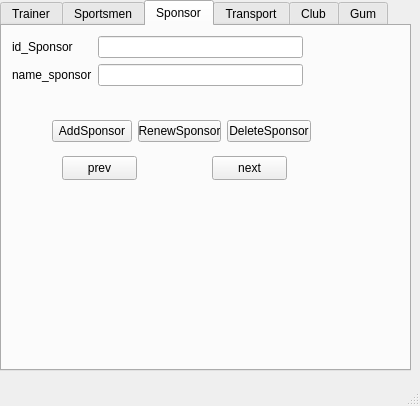
<?xml version="1.0" encoding="UTF-8"?>
<ui version="4.0">
 <class>MainWindow</class>
 <widget class="QMainWindow" name="MainWindow">
  <property name="geometry">
   <rect>
    <x>0</x>
    <y>0</y>
    <width>420</width>
    <height>406</height>
   </rect>
  </property>
  <property name="windowTitle">
   <string>MainWindow</string>
  </property>
  <widget class="QWidget" name="centralwidget">
   <widget class="QTabWidget" name="tabWidget">
    <property name="geometry">
     <rect>
      <x>0</x>
      <y>0</y>
      <width>411</width>
      <height>371</height>
     </rect>
    </property>
    <property name="currentIndex">
     <number>2</number>
    </property>
    <widget class="QWidget" name="tab">
     <attribute name="title">
      <string>Trainer</string>
     </attribute>
     <widget class="QWidget" name="formLayoutWidget_2">
      <property name="geometry">
       <rect>
        <x>10</x>
        <y>10</y>
        <width>291</width>
        <height>201</height>
       </rect>
      </property>
      <layout class="QFormLayout" name="formLayout_2">
       <item row="1" column="0">
        <widget class="QLabel" name="label">
         <property name="text">
          <string>lastname_tr</string>
         </property>
        </widget>
       </item>
       <item row="0" column="0">
        <widget class="QLabel" name="label_5">
         <property name="text">
          <string>idTreiner</string>
         </property>
        </widget>
       </item>
       <item row="0" column="1">
        <widget class="QLineEdit" name="lineEdit">
         <property name="readOnly">
          <bool>true</bool>
         </property>
        </widget>
       </item>
       <item row="1" column="1">
        <widget class="QLineEdit" name="lineEdit_2"/>
       </item>
       <item row="2" column="1">
        <widget class="QLineEdit" name="lineEdit_3"/>
       </item>
       <item row="3" column="1">
        <widget class="QLineEdit" name="lineEdit_4"/>
       </item>
       <item row="4" column="1">
        <widget class="QLineEdit" name="lineEdit_5"/>
       </item>
       <item row="2" column="0">
        <widget class="QLabel" name="label_2">
         <property name="text">
          <string>firstname_tr</string>
         </property>
        </widget>
       </item>
       <item row="3" column="0">
        <widget class="QLabel" name="label_3">
         <property name="text">
          <string>year_of_birth_tr</string>
         </property>
        </widget>
       </item>
       <item row="4" column="0">
        <widget class="QLabel" name="label_4">
         <property name="text">
          <string>rank</string>
         </property>
        </widget>
       </item>
      </layout>
     </widget>
     <widget class="QWidget" name="gridLayoutWidget">
      <property name="geometry">
       <rect>
        <x>50</x>
        <y>220</y>
        <width>243</width>
        <height>41</height>
       </rect>
      </property>
      <layout class="QGridLayout" name="gridLayout">
       <item row="0" column="1">
        <widget class="QPushButton" name="pushButton_2">
         <property name="text">
          <string>RenewTreiner</string>
         </property>
        </widget>
       </item>
       <item row="0" column="2">
        <widget class="QPushButton" name="pushButton">
         <property name="text">
          <string>DeleteTreiner</string>
         </property>
        </widget>
       </item>
       <item row="0" column="0">
        <widget class="QPushButton" name="pushButton_3">
         <property name="text">
          <string>AddTreiner</string>
         </property>
        </widget>
       </item>
      </layout>
     </widget>
     <widget class="QPushButton" name="pushButton_19">
      <property name="geometry">
       <rect>
        <x>50</x>
        <y>280</y>
        <width>75</width>
        <height>24</height>
       </rect>
      </property>
      <property name="text">
       <string>prev</string>
      </property>
     </widget>
     <widget class="QPushButton" name="pushButton_20">
      <property name="geometry">
       <rect>
        <x>190</x>
        <y>280</y>
        <width>75</width>
        <height>24</height>
       </rect>
      </property>
      <property name="text">
       <string>next</string>
      </property>
     </widget>
    </widget>
    <widget class="QWidget" name="tab_2">
     <attribute name="title">
      <string>Sportsmen</string>
     </attribute>
     <widget class="QWidget" name="gridLayoutWidget_2">
      <property name="geometry">
       <rect>
        <x>60</x>
        <y>260</y>
        <width>255</width>
        <height>41</height>
       </rect>
      </property>
      <layout class="QGridLayout" name="gridLayout_2">
       <item row="0" column="1">
        <widget class="QPushButton" name="pushButton_5">
         <property name="text">
          <string>RenewTreiner</string>
         </property>
        </widget>
       </item>
       <item row="0" column="0">
        <widget class="QPushButton" name="pushButton_4">
         <property name="text">
          <string>AddSportsmen</string>
         </property>
        </widget>
       </item>
       <item row="0" column="2">
        <widget class="QPushButton" name="pushButton_6">
         <property name="text">
          <string>DeleteTreiner</string>
         </property>
        </widget>
       </item>
      </layout>
     </widget>
     <widget class="QWidget" name="formLayoutWidget_3">
      <property name="geometry">
       <rect>
        <x>10</x>
        <y>10</y>
        <width>291</width>
        <height>248</height>
       </rect>
      </property>
      <layout class="QFormLayout" name="formLayout_3">
       <item row="0" column="0">
        <widget class="QLabel" name="label_6">
         <property name="text">
          <string>idSportsmen</string>
         </property>
        </widget>
       </item>
       <item row="1" column="0">
        <widget class="QLabel" name="label_7">
         <property name="text">
          <string>lastname_sp</string>
         </property>
        </widget>
       </item>
       <item row="2" column="0">
        <widget class="QLabel" name="label_8">
         <property name="text">
          <string>firstname_sp</string>
         </property>
        </widget>
       </item>
       <item row="3" column="0">
        <widget class="QLabel" name="label_9">
         <property name="text">
          <string>role</string>
         </property>
        </widget>
       </item>
       <item row="4" column="0">
        <widget class="QLabel" name="label_10">
         <property name="text">
          <string>year_of_birth_sp</string>
         </property>
        </widget>
       </item>
       <item row="5" column="0">
        <widget class="QLabel" name="label_11">
         <property name="text">
          <string>height</string>
         </property>
        </widget>
       </item>
       <item row="6" column="0">
        <widget class="QLabel" name="label_12">
         <property name="text">
          <string>weight</string>
         </property>
        </widget>
       </item>
       <item row="7" column="0">
        <widget class="QLabel" name="label_13">
         <property name="text">
          <string>date_hw</string>
         </property>
        </widget>
       </item>
       <item row="8" column="0">
        <widget class="QLabel" name="label_14">
         <property name="text">
          <string>number</string>
         </property>
        </widget>
       </item>
       <item row="0" column="1">
        <widget class="QLineEdit" name="lineEdit_6">
         <property name="readOnly">
          <bool>true</bool>
         </property>
        </widget>
       </item>
       <item row="1" column="1">
        <widget class="QLineEdit" name="lineEdit_7"/>
       </item>
       <item row="2" column="1">
        <widget class="QLineEdit" name="lineEdit_8"/>
       </item>
       <item row="3" column="1">
        <widget class="QLineEdit" name="lineEdit_9"/>
       </item>
       <item row="4" column="1">
        <widget class="QLineEdit" name="lineEdit_10"/>
       </item>
       <item row="5" column="1">
        <widget class="QLineEdit" name="lineEdit_11"/>
       </item>
       <item row="6" column="1">
        <widget class="QLineEdit" name="lineEdit_12"/>
       </item>
       <item row="7" column="1">
        <widget class="QLineEdit" name="lineEdit_13"/>
       </item>
       <item row="8" column="1">
        <widget class="QLineEdit" name="lineEdit_14"/>
       </item>
      </layout>
     </widget>
     <widget class="QPushButton" name="pushButton_21">
      <property name="geometry">
       <rect>
        <x>70</x>
        <y>310</y>
        <width>75</width>
        <height>24</height>
       </rect>
      </property>
      <property name="text">
       <string>prev</string>
      </property>
     </widget>
     <widget class="QPushButton" name="pushButton_22">
      <property name="geometry">
       <rect>
        <x>220</x>
        <y>310</y>
        <width>75</width>
        <height>24</height>
       </rect>
      </property>
      <property name="text">
       <string>next</string>
      </property>
     </widget>
    </widget>
    <widget class="QWidget" name="tab_3">
     <attribute name="title">
      <string>Sponsor</string>
     </attribute>
     <widget class="QWidget" name="formLayoutWidget_6">
      <property name="geometry">
       <rect>
        <x>10</x>
        <y>10</y>
        <width>291</width>
        <height>61</height>
       </rect>
      </property>
      <layout class="QFormLayout" name="formLayout_6">
       <item row="0" column="0">
        <widget class="QLabel" name="label_34">
         <property name="text">
          <string>id_Sponsor</string>
         </property>
        </widget>
       </item>
       <item row="1" column="0">
        <widget class="QLabel" name="label_33">
         <property name="text">
          <string>name_sponsor</string>
         </property>
        </widget>
       </item>
       <item row="0" column="1">
        <widget class="QLineEdit" name="lineEdit_33">
         <property name="readOnly">
          <bool>false</bool>
         </property>
        </widget>
       </item>
       <item row="1" column="1">
        <widget class="QLineEdit" name="lineEdit_34"/>
       </item>
      </layout>
     </widget>
     <widget class="QWidget" name="gridLayoutWidget_6">
      <property name="geometry">
       <rect>
        <x>50</x>
        <y>90</y>
        <width>259</width>
        <height>31</height>
       </rect>
      </property>
      <layout class="QGridLayout" name="gridLayout_6">
       <item row="0" column="0">
        <widget class="QPushButton" name="pushButton_16">
         <property name="text">
          <string>AddSponsor</string>
         </property>
        </widget>
       </item>
       <item row="0" column="1">
        <widget class="QPushButton" name="pushButton_17">
         <property name="text">
          <string>RenewSponsor</string>
         </property>
        </widget>
       </item>
       <item row="0" column="2">
        <widget class="QPushButton" name="pushButton_18">
         <property name="text">
          <string>DeleteSponsor</string>
         </property>
        </widget>
       </item>
      </layout>
     </widget>
     <widget class="QPushButton" name="pushButton_23">
      <property name="geometry">
       <rect>
        <x>60</x>
        <y>130</y>
        <width>75</width>
        <height>24</height>
       </rect>
      </property>
      <property name="text">
       <string>prev</string>
      </property>
     </widget>
     <widget class="QPushButton" name="pushButton_24">
      <property name="geometry">
       <rect>
        <x>210</x>
        <y>130</y>
        <width>75</width>
        <height>24</height>
       </rect>
      </property>
      <property name="text">
       <string>next</string>
      </property>
     </widget>
    </widget>
    <widget class="QWidget" name="tab_4">
     <attribute name="title">
      <string>Transport</string>
     </attribute>
     <widget class="QWidget" name="gridLayoutWidget_5">
      <property name="geometry">
       <rect>
        <x>40</x>
        <y>100</y>
        <width>275</width>
        <height>41</height>
       </rect>
      </property>
      <layout class="QGridLayout" name="gridLayout_5">
       <item row="0" column="0">
        <widget class="QPushButton" name="pushButton_13">
         <property name="text">
          <string>AddTransport</string>
         </property>
        </widget>
       </item>
       <item row="0" column="1">
        <widget class="QPushButton" name="pushButton_14">
         <property name="text">
          <string>RenewTransport</string>
         </property>
        </widget>
       </item>
       <item row="0" column="2">
        <widget class="QPushButton" name="pushButton_15">
         <property name="text">
          <string>DeleteTransport</string>
         </property>
        </widget>
       </item>
      </layout>
     </widget>
     <widget class="QWidget" name="formLayoutWidget_5">
      <property name="geometry">
       <rect>
        <x>10</x>
        <y>10</y>
        <width>291</width>
        <height>80</height>
       </rect>
      </property>
      <layout class="QFormLayout" name="formLayout_5">
       <item row="0" column="0">
        <widget class="QLabel" name="label_30">
         <property name="text">
          <string>idTransport</string>
         </property>
        </widget>
       </item>
       <item row="1" column="0">
        <widget class="QLabel" name="label_31">
         <property name="text">
          <string>type</string>
         </property>
        </widget>
       </item>
       <item row="2" column="0">
        <widget class="QLabel" name="label_32">
         <property name="text">
          <string>capacity_tr</string>
         </property>
        </widget>
       </item>
       <item row="0" column="1">
        <widget class="QLineEdit" name="lineEdit_30">
         <property name="readOnly">
          <bool>true</bool>
         </property>
        </widget>
       </item>
       <item row="1" column="1">
        <widget class="QLineEdit" name="lineEdit_31"/>
       </item>
       <item row="2" column="1">
        <widget class="QLineEdit" name="lineEdit_32"/>
       </item>
      </layout>
     </widget>
     <widget class="QPushButton" name="pushButton_25">
      <property name="geometry">
       <rect>
        <x>50</x>
        <y>160</y>
        <width>75</width>
        <height>24</height>
       </rect>
      </property>
      <property name="text">
       <string>prev</string>
      </property>
     </widget>
     <widget class="QPushButton" name="pushButton_26">
      <property name="geometry">
       <rect>
        <x>220</x>
        <y>160</y>
        <width>75</width>
        <height>24</height>
       </rect>
      </property>
      <property name="text">
       <string>next</string>
      </property>
     </widget>
    </widget>
    <widget class="QWidget" name="tab_5">
     <attribute name="title">
      <string>Club</string>
     </attribute>
     <widget class="QWidget" name="gridLayoutWidget_4">
      <property name="geometry">
       <rect>
        <x>40</x>
        <y>260</y>
        <width>239</width>
        <height>41</height>
       </rect>
      </property>
      <layout class="QGridLayout" name="gridLayout_4">
       <item row="0" column="1">
        <widget class="QPushButton" name="pushButton_11">
         <property name="text">
          <string>Change</string>
         </property>
        </widget>
       </item>
       <item row="0" column="0">
        <widget class="QPushButton" name="pushButton_10">
         <property name="text">
          <string>Add</string>
         </property>
        </widget>
       </item>
       <item row="0" column="2">
        <widget class="QPushButton" name="pushButton_12">
         <property name="text">
          <string>Del</string>
         </property>
        </widget>
       </item>
      </layout>
     </widget>
     <widget class="QWidget" name="formLayoutWidget_4">
      <property name="geometry">
       <rect>
        <x>10</x>
        <y>10</y>
        <width>291</width>
        <height>248</height>
       </rect>
      </property>
      <layout class="QFormLayout" name="formLayout_4">
       <item row="0" column="0">
        <widget class="QLabel" name="label_16">
         <property name="text">
          <string>Sponsor</string>
         </property>
        </widget>
       </item>
       <item row="1" column="0">
        <widget class="QLabel" name="label_22">
         <property name="text">
          <string>Transport</string>
         </property>
        </widget>
       </item>
       <item row="2" column="0">
        <widget class="QLabel" name="label_23">
         <property name="text">
          <string>Treiner</string>
         </property>
        </widget>
       </item>
       <item row="3" column="0">
        <widget class="QLabel" name="label_24">
         <property name="text">
          <string>Sportsmen</string>
         </property>
        </widget>
       </item>
       <item row="4" column="0">
        <widget class="QLabel" name="label_25">
         <property name="text">
          <string>Gum</string>
         </property>
        </widget>
       </item>
       <item row="5" column="0">
        <widget class="QLabel" name="label_26">
         <property name="text">
          <string>idClub</string>
         </property>
        </widget>
       </item>
       <item row="6" column="0">
        <widget class="QLabel" name="label_27">
         <property name="text">
          <string>nameClub</string>
         </property>
        </widget>
       </item>
       <item row="7" column="0">
        <widget class="QLabel" name="label_28">
         <property name="text">
          <string>year_create</string>
         </property>
        </widget>
       </item>
       <item row="8" column="0">
        <widget class="QLabel" name="label_29">
         <property name="text">
          <string>city</string>
         </property>
        </widget>
       </item>
       <item row="0" column="1">
        <widget class="QLineEdit" name="lineEdit_21"/>
       </item>
       <item row="1" column="1">
        <widget class="QLineEdit" name="lineEdit_22"/>
       </item>
       <item row="2" column="1">
        <widget class="QLineEdit" name="lineEdit_23"/>
       </item>
       <item row="3" column="1">
        <widget class="QLineEdit" name="lineEdit_24"/>
       </item>
       <item row="4" column="1">
        <widget class="QLineEdit" name="lineEdit_25"/>
       </item>
       <item row="5" column="1">
        <widget class="QLineEdit" name="lineEdit_26">
         <property name="readOnly">
          <bool>true</bool>
         </property>
        </widget>
       </item>
       <item row="6" column="1">
        <widget class="QLineEdit" name="lineEdit_27"/>
       </item>
       <item row="7" column="1">
        <widget class="QLineEdit" name="lineEdit_28"/>
       </item>
       <item row="8" column="1">
        <widget class="QLineEdit" name="lineEdit_29"/>
       </item>
      </layout>
     </widget>
     <widget class="QPushButton" name="pushButton_27">
      <property name="geometry">
       <rect>
        <x>50</x>
        <y>310</y>
        <width>75</width>
        <height>24</height>
       </rect>
      </property>
      <property name="text">
       <string>prev</string>
      </property>
     </widget>
     <widget class="QPushButton" name="pushButton_28">
      <property name="geometry">
       <rect>
        <x>190</x>
        <y>310</y>
        <width>75</width>
        <height>24</height>
       </rect>
      </property>
      <property name="text">
       <string>next</string>
      </property>
     </widget>
    </widget>
    <widget class="QWidget" name="tab_6">
     <attribute name="title">
      <string>Gum</string>
     </attribute>
     <widget class="QWidget" name="formLayoutWidget">
      <property name="geometry">
       <rect>
        <x>10</x>
        <y>10</y>
        <width>291</width>
        <height>187</height>
       </rect>
      </property>
      <layout class="QFormLayout" name="formLayout">
       <item row="0" column="0">
        <widget class="QLabel" name="label_15">
         <property name="text">
          <string>idGum</string>
         </property>
        </widget>
       </item>
       <item row="1" column="0">
        <widget class="QLabel" name="label_17">
         <property name="text">
          <string>name_gum</string>
         </property>
        </widget>
       </item>
       <item row="2" column="0">
        <widget class="QLabel" name="label_18">
         <property name="text">
          <string>address</string>
         </property>
        </widget>
       </item>
       <item row="3" column="0">
        <widget class="QLabel" name="label_19">
         <property name="text">
          <string>capacity</string>
         </property>
        </widget>
       </item>
       <item row="4" column="0">
        <widget class="QLabel" name="label_20">
         <property name="text">
          <string>phone_number</string>
         </property>
        </widget>
       </item>
       <item row="5" column="0">
        <widget class="QLabel" name="label_21">
         <property name="text">
          <string>category</string>
         </property>
        </widget>
       </item>
       <item row="1" column="1">
        <widget class="QLineEdit" name="lineEdit_15"/>
       </item>
       <item row="0" column="1">
        <widget class="QLineEdit" name="lineEdit_16">
         <property name="readOnly">
          <bool>true</bool>
         </property>
        </widget>
       </item>
       <item row="2" column="1">
        <widget class="QLineEdit" name="lineEdit_17"/>
       </item>
       <item row="3" column="1">
        <widget class="QLineEdit" name="lineEdit_18"/>
       </item>
       <item row="4" column="1">
        <widget class="QLineEdit" name="lineEdit_19"/>
       </item>
       <item row="5" column="1">
        <widget class="QLineEdit" name="lineEdit_20"/>
       </item>
      </layout>
     </widget>
     <widget class="QWidget" name="gridLayoutWidget_3">
      <property name="geometry">
       <rect>
        <x>60</x>
        <y>210</y>
        <width>239</width>
        <height>41</height>
       </rect>
      </property>
      <layout class="QGridLayout" name="gridLayout_3">
       <item row="0" column="1">
        <widget class="QPushButton" name="pushButton_7">
         <property name="text">
          <string>RenewGum</string>
         </property>
        </widget>
       </item>
       <item row="0" column="0">
        <widget class="QPushButton" name="pushButton_8">
         <property name="text">
          <string>AddGum</string>
         </property>
        </widget>
       </item>
       <item row="0" column="2">
        <widget class="QPushButton" name="pushButton_9">
         <property name="text">
          <string>DeleteGum</string>
         </property>
        </widget>
       </item>
      </layout>
     </widget>
     <widget class="QPushButton" name="pushButton_29">
      <property name="geometry">
       <rect>
        <x>60</x>
        <y>280</y>
        <width>75</width>
        <height>24</height>
       </rect>
      </property>
      <property name="text">
       <string>prev</string>
      </property>
     </widget>
     <widget class="QPushButton" name="pushButton_30">
      <property name="geometry">
       <rect>
        <x>210</x>
        <y>280</y>
        <width>75</width>
        <height>24</height>
       </rect>
      </property>
      <property name="text">
       <string>next</string>
      </property>
     </widget>
    </widget>
   </widget>
  </widget>
  <widget class="QMenuBar" name="menubar">
   <property name="geometry">
    <rect>
     <x>0</x>
     <y>0</y>
     <width>420</width>
     <height>22</height>
    </rect>
   </property>
  </widget>
  <widget class="QStatusBar" name="statusbar"/>
 </widget>
 <resources/>
 <connections/>
</ui>
